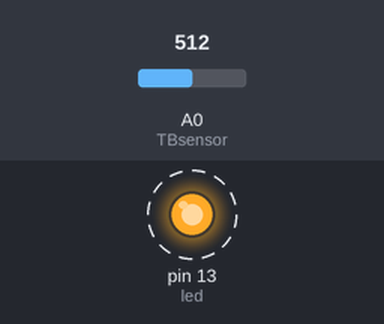
The sketch below on a simulated Arduino Uno, built with avr-gcc and run on an emulated ATmega328P. Parts: output pins drawn as LEDs (lit = HIGH). Dashed ring = blinking. Inputs (shaded band) come from the test bench; at power-on: A0 (TBsensor) = 512. What the sketch prints to the serial monitor is not drawn.

Above: at 0.2 s.
Timing chart, 0 to 3.0 s (numbered marks = the images above):
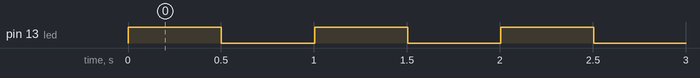

The sketch:

prueba_sensorTB_Thesis.ino
```cpp
#include <Arduino.h>

/*********************************************  PINES **********************************************/
const int TBsensor = A0;  // Pin analógico en Arduino UNO
int led = 13;             // LED en pin 13

/*********************************************  FILTRO **********************************************/
// Define filter parameters
const int numTaps = 3;

float b[numTaps] = {0.0156, 0.0311, 0.0156};  // Numerator coefficients, ya que la fs = 230Hz
float a[numTaps] = {1.0, -1.6173, 0.6796}; // Denominator coefficients

// Filter state variables
float x[numTaps] = {0}; // Input buffer
float y[numTaps] = {0}; // Output buffer

// Function to apply the digital filter
float digitalFilter(float input) {
    // Shift input values in buffer
    for (int i = numTaps - 1; i > 0; i--) {
        x[i] = x[i - 1];
        y[i] = y[i - 1];
    }

    // Add new input value to buffer
    x[0] = input;

    // Calculate filter output
    float output = 0;
    for (int i = 0; i < numTaps; i++) {
        output += b[i] * x[i];
        if (i > 0) {
            output -= a[i] * y[i];
        }
    }

    y[0] = output; // Update output buffer

    return output;
}

void setup() {
    // Iniciar la comunicación serie
    Serial.begin(115200);

    // Configurar el LED como salida
    pinMode(led, OUTPUT);

    // Apagar el LED inicialmente
    digitalWrite(led, LOW);
}

void loop() {
    // Lectura del sensor
    float rawInputSignal = analogRead(TBsensor); // Leer el valor analógico del sensor (0 a 1023)

    // Alternar el estado del LED
    digitalWrite(led, HIGH);  // Encender el LED
    delay(500);               // Esperar 500ms
    digitalWrite(led, LOW);   // Apagar el LED
    delay(500);               // Esperar 500ms

    // Aplicar el filtro digital a la señal de entrada
    float filteredSignal = digitalFilter(rawInputSignal);

    // Convertir las lecturas a voltaje (0-5V)
    float voltRawIn = (rawInputSignal / 1023.0) * 5.0;
    float voltFiltIn = (filteredSignal / 1023.0) * 5.0;

    // Imprimir valores en el monitor serie
    Serial.print("Voltaje entrada: ");
    Serial.print(voltRawIn);
    Serial.print(" V\tVoltaje filtrado: ");
    Serial.println(voltFiltIn);

    // Controla la frecuencia de muestreo
    delay(1);
}
```

Measured:
- by itself, pin 13 (led): alternates HIGH for 0.50 s and LOW for 0.50 s
